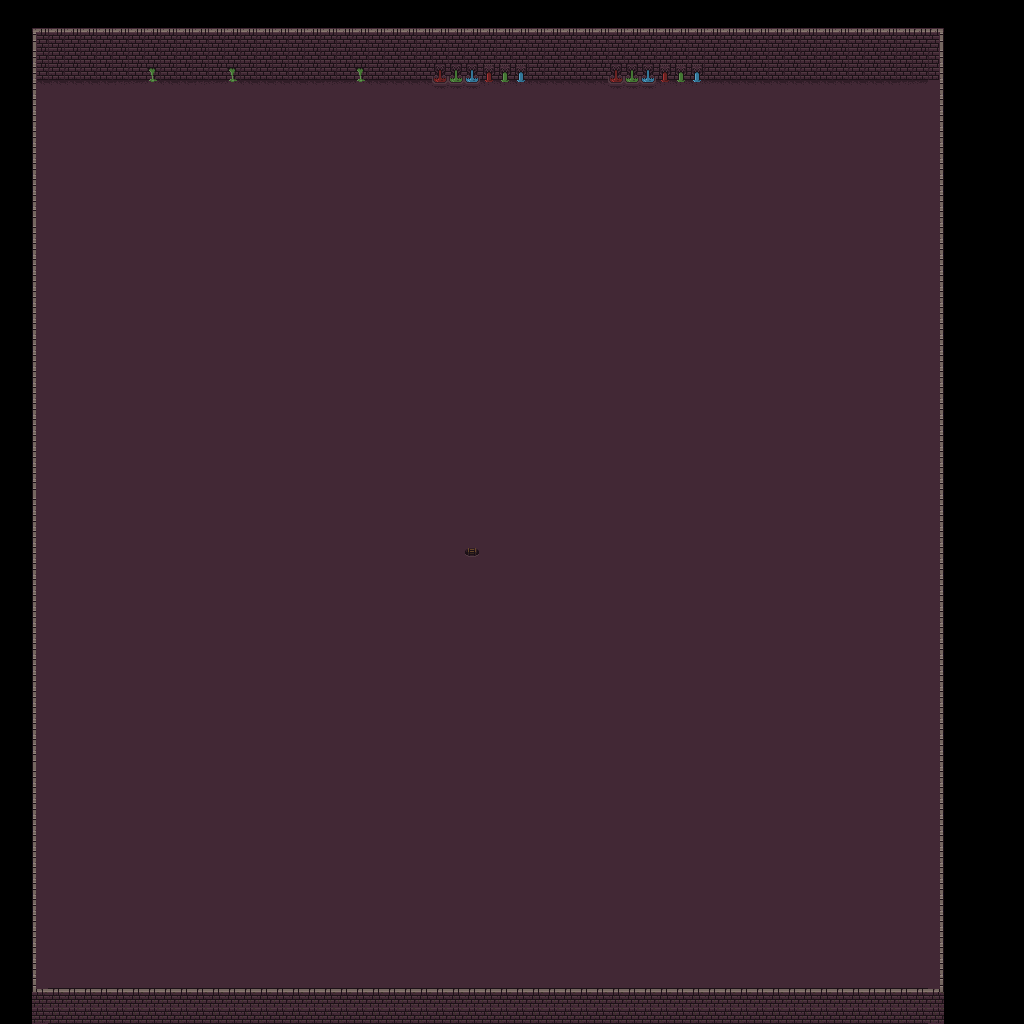

This is a level from a 2D game, rendered from its Tiled map with the project's own tilesets. A one-line summary and the map file follow, with tile-layer data summarised:
An orthogonal 64x64 tile map with 16x16 px tiles, 2 tile layers (Tile Layer 1, Tile Layer 2), 2 tilesets.

<map version="1.2" tiledversion="1.2.2" orientation="orthogonal" renderorder="right-down" width="64" height="64" tilewidth="16" tileheight="16" infinite="0" nextlayerid="3" nextobjectid="1">
 <tileset firstgid="1" source="dungeon_set.tsx" />
 <tileset firstgid="257" source="dd.tsx" />
 <layer id="1" name="Tile Layer 1" width="64" height="64">
  <data>[4096 cells, 3591 non-empty, 24 distinct tile ids]</data>
 </layer>
 <layer id="2" name="Tile Layer 2" width="64" height="64">
  <data>[4096 cells, 290 non-empty, 10 distinct tile ids]</data>
 </layer>
</map>
